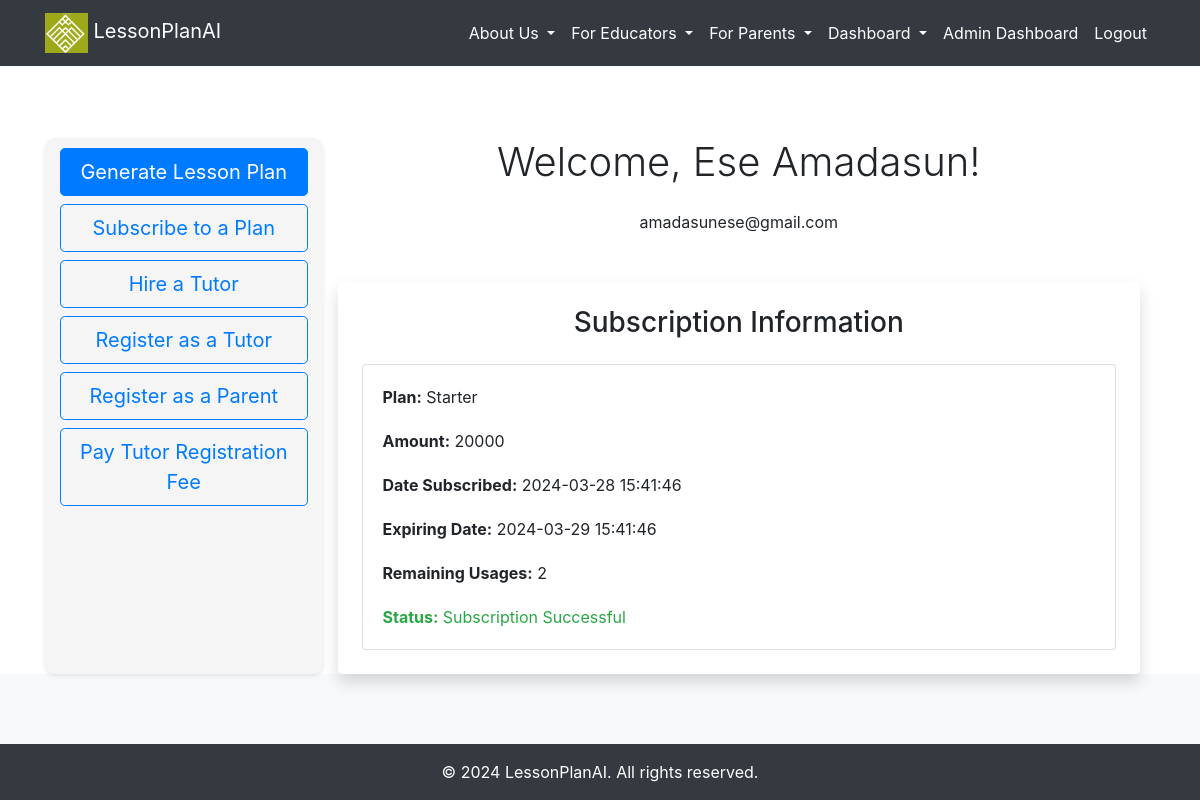
The page /dashboard (signed in) on the database as committed earlier.
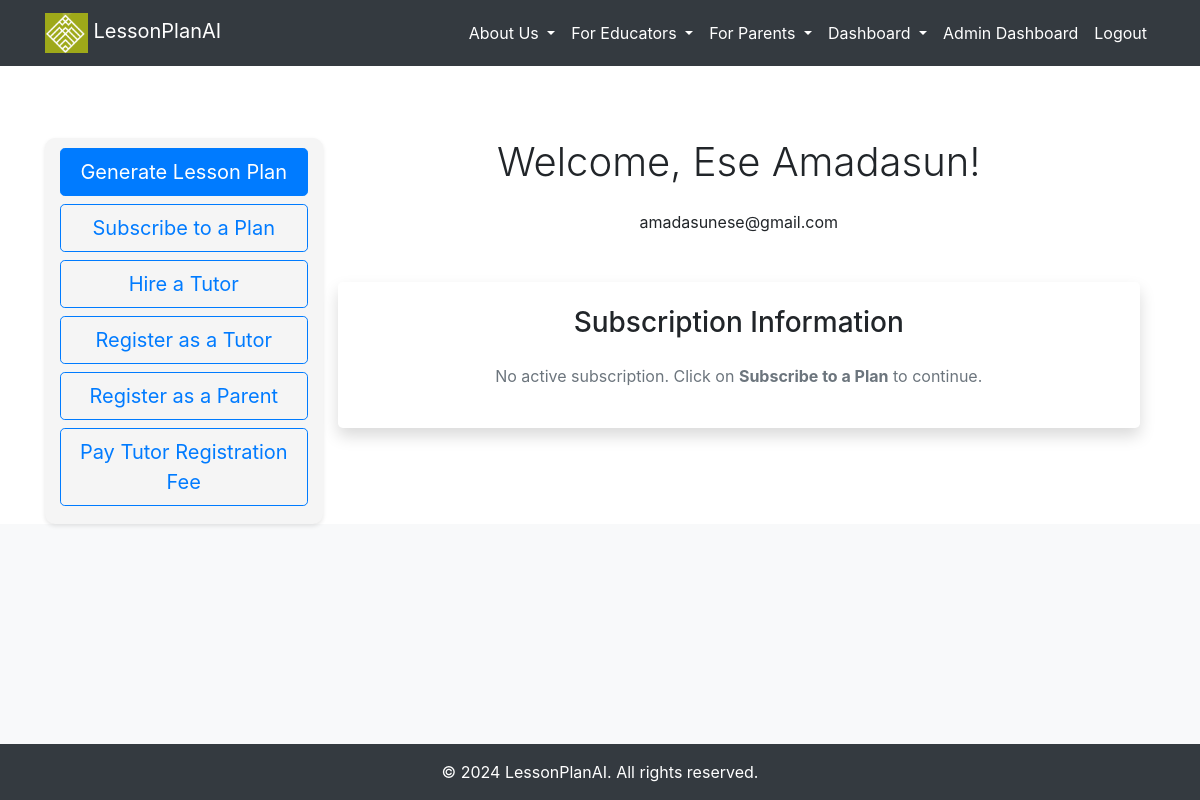
The same page on the database as committed later.
### src/accounts/models.py (models this page shows, shortened)
class Subscription(db.Model):
    __tablename__ = "subscriptions"
    id = db.Column(db.Integer, primary_key=True)
    plan = db.Column(db.String(50))
    amount = db.Column(db.Integer)
    start_date = db.Column(db.DateTime, default=datetime.utcnow)
    end_date = db.Column(db.DateTime)
    remaining_usages = db.Column(db.Integer)
    paid = db.Column(db.Boolean, default=False)
    user_id = db.Column(db.Integer, db.ForeignKey('users.id'), nullable=False)
    paystack_subscription_id = db.Column(db.String(50), nullable=False)

### src/core/views.py (the view)
@core_bp.route('/dashboard')
@login_required
@check_is_confirmed
def dashboard():
    subscription = Subscription.query.filter_by(user_id=current_user.id).first()
    return render_template('accounts/dashboard.html', subscription=subscription, today=datetime.now())

### src/__init__.py (called while the page is built)
@login_manager.user_loader
def load_user(user_id):
    return User.query.filter(User.id == int(user_id)).first()

### src/templates/accounts/dashboard.html (shortened to what this page needs)
{% extends '_base.html' %}
{% block content %}
<div class="container mt-5">
  <div class="row">
    <div class="col-md-3 button-widget">
      <a href="{{ url_for('core.generate_lesson') }}" class="btn btn-primary btn-lg mb-2">Generate Lesson Plan</a>
      <a href="{{ url_for('core.subscribe') }}" class="btn btn-outline-primary btn-lg mb-2">Subscribe to a Plan</a>
      <a href="{{ url_for('core.hire_tutor') }}" class="btn btn-outline-primary btn-lg mb-2">Hire a Tutor</a>
      <a href="{{ url_for('core.online_tutor') }}" class="btn btn-outline-primary btn-lg mb-2">Register as a Tutor</a>
      <a href="{{ url_for('core.register_parent') }}" class="btn btn-outline-primary btn-lg mb-2">Register as a Parent</a>
      <a href="{{ url_for('core.service_fee_payment') }}" class="btn btn-outline-primary btn-lg mb-2">Pay Tutor Registration Fee</a>
  </div>
    <div class="col-md-9">
      <h3 class="display-6 mb-4 text-center">Welcome, {{ current_user.first_name }} {{ current_user.last_name }}!</h3>
      <p class="text-center">{{ current_user.email }}</p>
      <div class="subscription-info mt-5 p-4 rounded-lg shadow">
        <h3 class="text-center mb-4">Subscription Information</h3>
        {% if subscription %}
        <div class="card">
          <div class="card-body">
            <p class="card-text"><strong>Plan:</strong> {{ subscription.plan }}</p>
            <p class="card-text"><strong>Amount:</strong> {{ subscription.amount }}</p>
            <p class="card-text"><strong>Date Subscribed:</strong> {{ subscription.start_date.strftime('%Y-%m-%d %H:%M:%S') }}</p>
            <p class="card-text"><strong>Expiring Date:</strong> {{ subscription.end_date.strftime('%Y-%m-%d %H:%M:%S') }}</p>
            <p class="card-text"><strong>Remaining Usages:</strong>
              {% if subscription.end_date < today %}
                  Expired
              {% else %}
                  {{ subscription.remaining_usages }}
              {% endif %}
          </p>
            {% if subscription.paid %}
            <p class="card-text text-success"><strong>Status:</strong> Subscription Successful</p>
            {% else %}
            <p class="card-text text-warning"><strong>Status:</strong> Awaiting Payment</p>
            {% endif %}
          </div>
        </div>
        {% else %}
        <p class="text-center text-muted">No active subscription. Click on <strong>Subscribe to a Plan</strong> to continue.</p>
        {% endif %}
      </div>
    </div>
  </div>
</div>
{% endblock %}

Rows that differ between the two databases and show on the page:
removed Subscription: plan "Starter", amount "20000", start_date "2024-03-28 15:41:46", end_date "2024-03-29 15:41:46", remaining_usages "2"
Other text that changed with them:
text no longer shown: "Plan: Amount: Date Subscribed: Expiring Date: Remaining Usages: Status: Subscription Successful"
text now shown: "No active subscription. Click on Subscribe to a Plan to continue."
